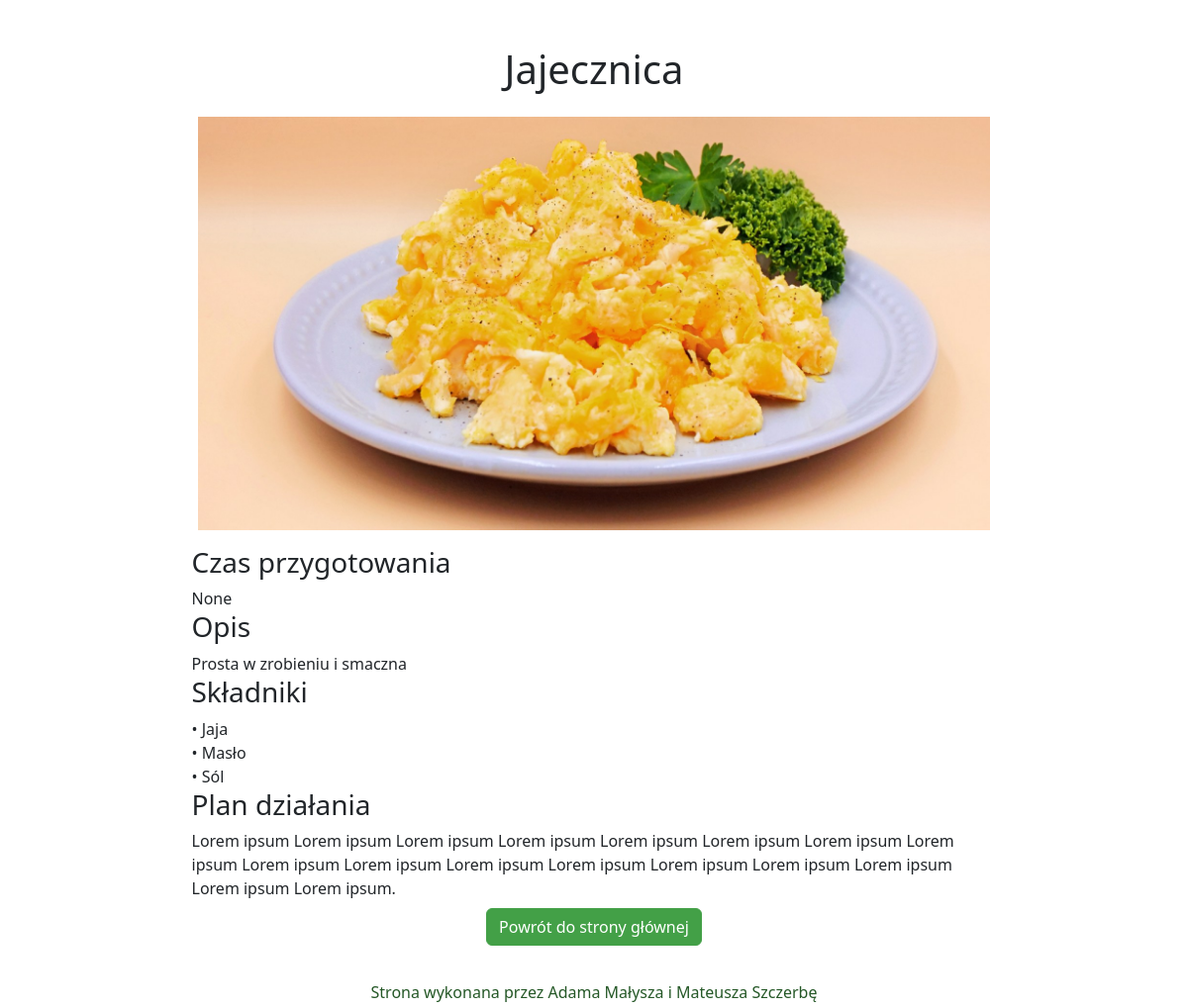
The app's page /danie/1, older data.
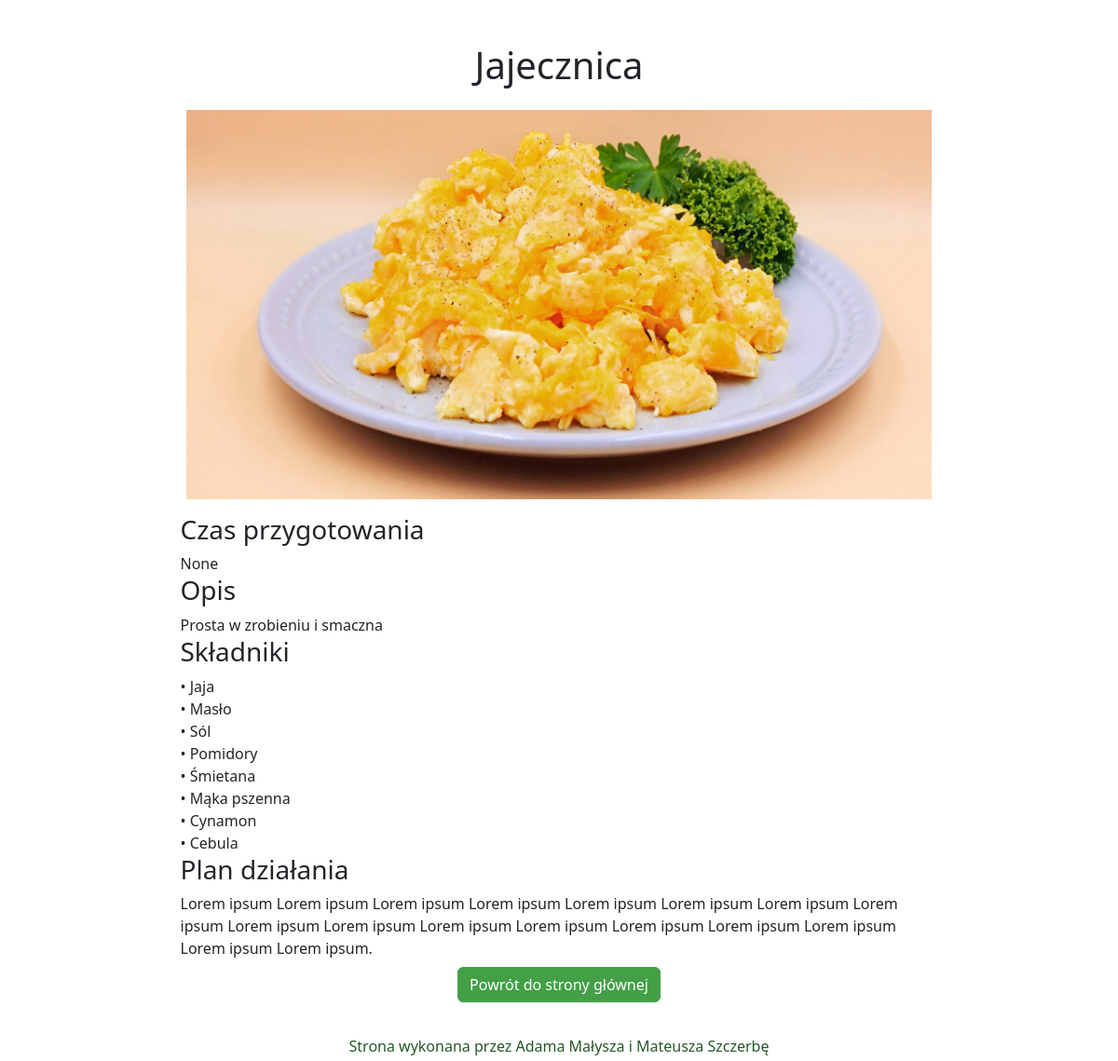
The same page, newer data.
### website/models.py (models this page shows)
class Ingredient(db.Model):
    id = db.Column(db.Integer, primary_key=True,autoincrement=True)
    name = db.Column(db.String(100))
    category = db.Column(db.Integer)

### website/views.py (the view)
@views.route('/danie/<int:id>', methods=['POST', 'GET'])
def indexDanie(id):
    ingredients= db.session.query(Ingredient).all()
    dish= db.session.query(Dish).filter(Dish.id == id).first()
    return render_template('dishSite.html', skladniki=ingredients, danie=dish,url_path=url_for('static',filename='img/'+str(dish.id)+'.png'))

### website/Templates/dishSite.html (shortened to what this page needs)
{% extends "base.html" %}
{% block content %}
<div class="container w-75 admin-75">
  <div class="row">
    <div class="col-12 d-flex justify-content-center">
      <h1>{{danie.name}}</h1>
    </div>
  </div>
  <div class="row">
    <div class="col-12 d-flex justify-content-center py-3">
      <img class="site-img mx-auto" src="{{url_path}}">
    </div>
  </div>
  <div class="rows">
    <div class="col-12">
      <h3>Czas przygotowania</h3>
    </div>
    <div class="col-12">
      {{danie.time}}
    </div>
    <div class="col-12">
      <h3>Opis</h3>
    </div>
    <div class="col-12">
      {{danie.description}}
    </div>
    <div class="col-12">
      <h3>Składniki</h3>
    </div>
    <div class="col-12">
      {% for skladnik in skladniki %}
      &#8226; {{skladnik.name}} <br>
      {% endfor %}
    </div>
    <div class="col-12">
      <h3>Plan działania</h3>
    </div>
    <div class="col-12">
      {{danie.recipe}}
    </div>
    <div class="col-12 text-center pt-2">
      <a class="btn btn-primary" role="button" href="/">Powrót do strony głównej</a>
    </div>
  </div>
</div>
{% endblock %}

Row changes from the older to the newer data that the page shows:
added Ingredient: name "Pomidory"
added Ingredient: name "Śmietana"
added Ingredient: name "Mąka pszenna"
added Ingredient: name "Cynamon"
added Ingredient: name "Cebula"
